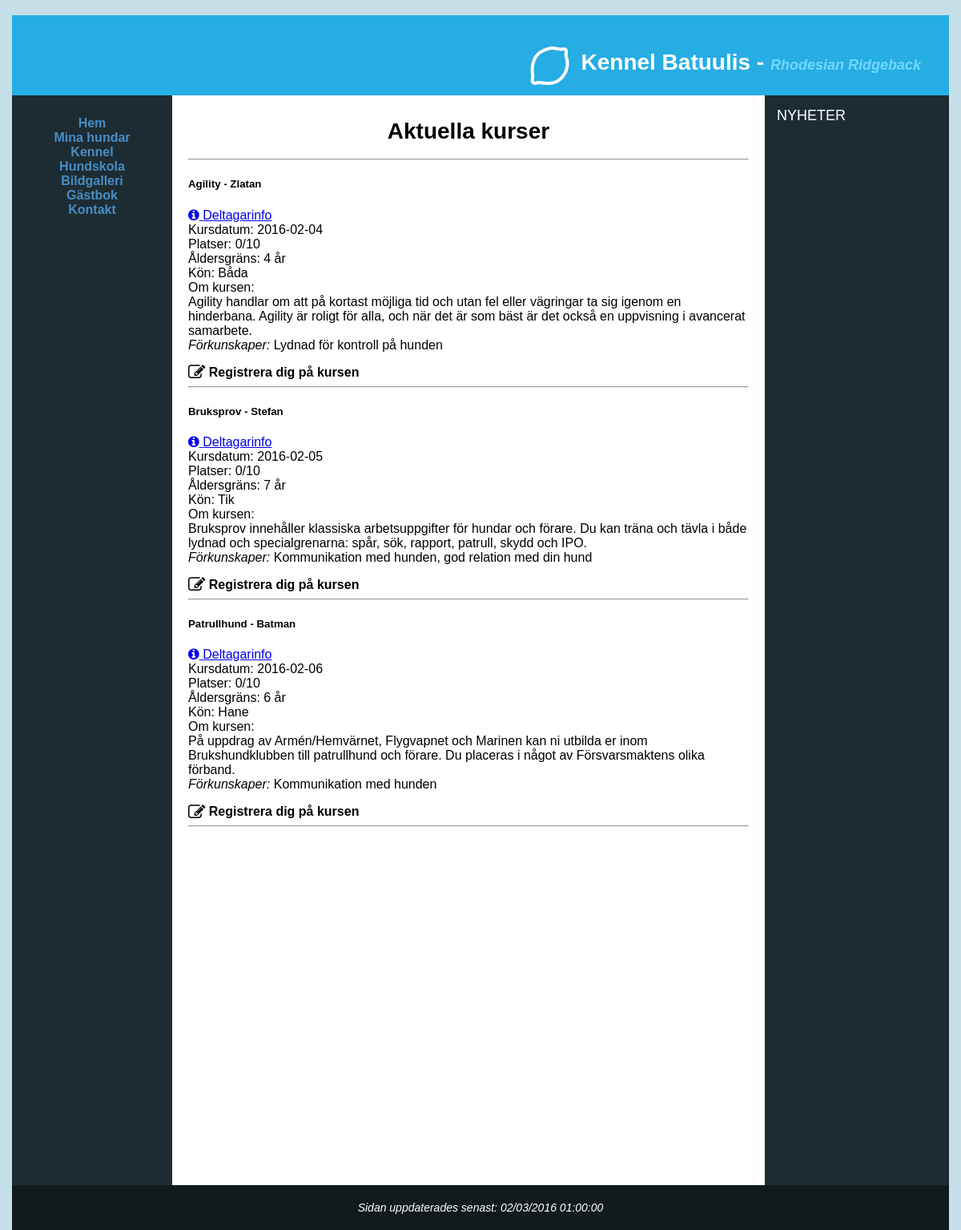
/school.php, run on an earlier commit of the app's database.
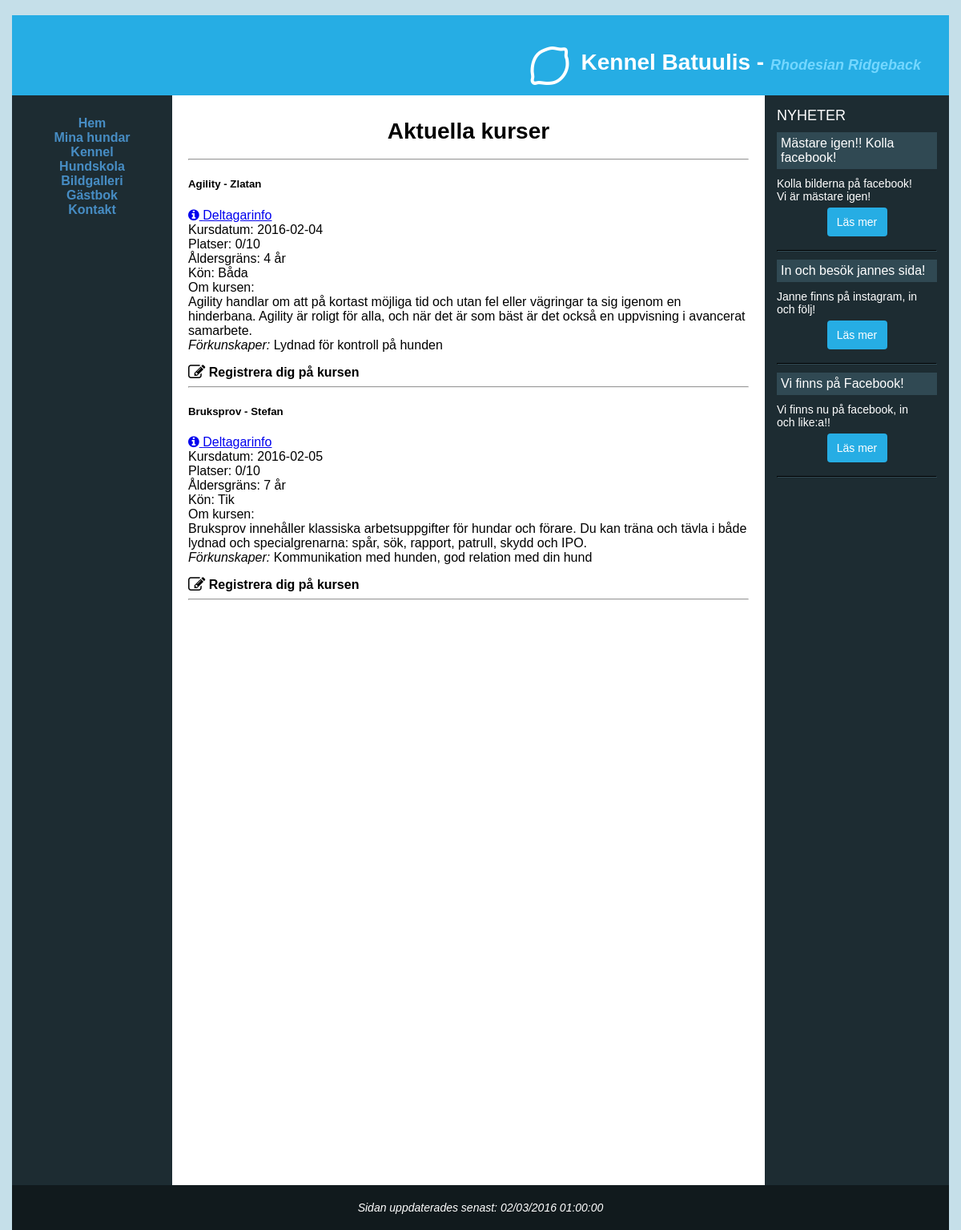
And on a later commit of the database.
### tables this page shows
CREATE TABLE DogCourse (
    `CourseName` varchar(255) NOT NULL,
    `CourseTeacher` varchar(255) NOT NULL,
    `CourseDate` date NOT NULL,
    `AgeOfDog` int NOT NULL,
    `Gender` varchar(10) NOT NULL,
    `PriorKnowledge` varchar(255),
    `CourseText` varchar(255),
    PRIMARY KEY (`CourseName`, `CourseTeacher`, `CourseDate`)
);

CREATE TABLE NewsFeed (
    `NewsTitle` varchar(255) NOT NULL,
    `CreatedAt` DATETIME NOT NULL,
    `Description` varchar(255),
    `NewsImagePath` varchar(255),
    `NewsLink` varchar(255),
    PRIMARY KEY (`NewsTitle`,`CreatedAt`)
);

### data/dbHelper.php (called while the page is built, shortened)
<?php
function result($err, $data){
	return array('err' => $err, 'data' => $data);
}
function createConnection(){
	$localhost = true;
	$db = null;
	if ($localhost){
		$db = new PDO("mysql:host=127.0.0.1;dbname=OperationDoge;charset=utf8mb4;", "root", "root");
	} else {
		$db = new PDO("mysql:host=mysqlsemi1.space2u.com;dbname=d36234_db6;", "d36234-db6", "jn9MGrOC");
	}
	$db->setAttribute( PDO::ATTR_ERRMODE, PDO::ERRMODE_EXCEPTION);
	return $db;
}
function createStatement($conn, $q, $p){
	$statement = $conn->prepare($q);
	$statement->setFetchMode(PDO::FETCH_ASSOC);
	return $statement;
}
function fetchAll($statement){
	return $statement->fetchAll();
}
function query($q, $p = NULL, $single = false){
	$err = null;
	$data = null;
	try {
		$conn = createConnection();
		$statement = createStatement($conn, $q, $p);
		$statement->execute($p);
		$data = ($single ? fetch($statement) : fetchAll($statement));
	} catch(PDOException $e){
		$err = $e;
	}
	return result($err, $data);
}
?>

### school.php (the view, shortened to what the changed rows need)
<?php
include_once 'header.php';
include_once 'aside.php';
?>
<?php
	if (isset($_POST['submit-regToCourse'])){
		if (strlen($_POST['dogName']) > 0 &&
		 	strlen($_POST['ownerName']) > 0 &&
		 	strlen($_POST['dogAge']) > 0 &&
		 	strlen($_POST['dogGender']) > 0 &&
		 	strlen($_POST['courseName']) > 0 &&
		 	strlen($_POST['courseTeacher']) > 0 &&
		 	strlen($_POST['courseDate']) > 9 &&
			strlen($_POST['email']) > 0){
			$result = query('SELECT CourseName, CourseTeacher, CourseDate, AgeOfDog, Gender, PriorKnowledge, CourseText, Participants FROM ComingCourses WHERE CourseName = :courseName AND CourseTeacher = :courseTeacher AND CourseDate = :courseDate',
				array(
					':courseName' => $_POST['courseName'],
					':courseTeacher' => $_POST['courseTeacher'],
					':courseDate' => $_POST['courseDate']
				)
			);
			if ($result['err'] == null){
				if (count($result['data']) > 0){
					$data = $result['data'];
					$foundCourse = $data[0];
					if ($foundCourse['AgeOfDog'] > $_POST['dogAge']){ $submitError = 'Kursen kräver att din hund är äldre'; }
					if ($foundCourse['Gender'] != 'B' && $foundCourse['Gender'] != $_POST['dogGender']){ $submitError = 'Kursen tar ej emot hundar av angivet kön'; }
					if (!isset($_POST['reserveSpot']) && $foundCourse['Participants'] >= 10){ $submitError = 'Kursplatserna hann ta slut, gör anmälan igen om du vill registera dig för en reservplats. Annars kan du gå tillbaka och se övriga kurser.'; }
					if (!isset($submitError)){
						$insertResult = nonquery('INSERT INTO Participant(DogName, OwnerName, AgeOfDog, Gender, ExtraInfo, DogCourse_CourseName, DogCourse_CourseTeacher, DogCourse_CourseDate, RegisterDate, Email) values(:dogName, :ownerName, :ageOfDog, :gender, :extraInfo, :courseName, :courseTeacher, :courseDate, NOW(), :email)',
							array(
								':dogName' => $_POST['dogName'],
								':ownerName' => $_POST['ownerName'],
								':ageOfDog' => $_POST['dogAge'],
								':gender' => $_POST['dogGender'],
								':extraInfo' => $_POST['extraInfo'],
								':courseName' => $_POST['courseName'],
								':courseTeacher' => $_POST['courseTeacher'],
								':courseDate' => $_POST['courseDate'],
								':email' => $_POST['email']
							)
						);
						if ($insertResult['err'] == null){
							$submitSuccess = true;
							$courseLink = 'course.php?courseName=' . $_POST['courseName'] . '&courseTeacher=' . $_POST['courseTeacher'] . '&courseDate=' . $_POST['courseDate'];
							$headers = 'From: ' . 'contact@bejtuladesign.com';
							$sent = mail(
								$_POST['email'],
								'Bekräftelse av bokning',
								'Grattis ' . $_POST['ownerName']. '! Du är nu registrerad på kursen ' . $_POST['courseName'] . ' med läraren ' . $_POST['courseTeacher'] . ' den ' . $_POST['courseDate'] . ' med din hund ' . $_POST['dogName'] . '<a href="' . $courseLink . '"> Till kursen</a>',
								$headers
							);
						} else { $submitError = 'Gick inte att registrera er på kursen, ni är redan registrerade!'; }
					}
				} else { $submitError = 'Den kurs du försöker registerar dig till finns inte!'; }
			} else { $submitError = 'Problem med att hitta kursen, prova igen!'; }
		} else { $submitError = 'Saknar värden, fyll i igen!'; }
	} else {
		$result = query('SELECT CourseName, CourseTeacher, CourseDate, AgeOfDog, Gender, PriorKnowledge, CourseText, Participants FROM ComingCourses');
		if ($result['err'] == null){ $courses = $result['data']; }
		else { $coursesError = "Gick inte att läsa kommande kurser"; }
	}
?>
<main class="height-uv">
	<div class="container">
		<h1 style="text-align: center;">Aktuella kurser</h1>
		<hr>
		<?php
			if (isset($courses)){
				foreach($courses as $key => $c){
					$tempGender = $c['Gender'];
					if ($tempGender == 'F'){
						$tempGender = 'Tik';
					} else if ($tempGender == 'M'){
						$tempGender = 'Hane';
					} else {
						$tempGender = 'Båda';
					}
					echo
						'<div class="row">' .
						'<div class="twelve columns">' .
						'<h5 class="courseInfoHeader">'. $c['CourseName'] .' - '. $c['CourseTeacher'] . '</h5> ' .
						'<label><a href="course.php?courseName=' . $c['CourseName'] . '&courseTeacher=' . $c['CourseTeacher'] . '&courseDate=' . $c['CourseDate'] . '"><i class="fa fa-info-circle"></i> Deltagarinfo</a></label>' .
						'<label>Kursdatum: <span class="label-value course-date">' . $c['CourseDate'] . '</span></label>' .
						'<label>Platser: <span class="label-value"><span class="numOfParticipants">' . $c['Participants'] . '</span>/10</span></label>' .
						'<label>Åldersgräns: <span class="label-value">' . $c['AgeOfDog'] . ' år</span></label>' .
						'<label>Kön: <span class="label-value">' . $tempGender . '</span></label>' .
						'<label>Om kursen: </label>' .
						'<p>' . $c['CourseText'] . '<br><i>Förkunskaper: </i>' . $c['PriorKnowledge'] .'</p>' .
						'<span class="reg-course" id="course'. $key .'"><i class="fa fa-pencil-square-o fa-lg"></i><b> Registrera dig på kursen </b></span>' .
						'</div>' .
						'</div>' .
						'<hr>';
				}
			}
		?>
	</div>
</main>
<?php
include_once 'footer.php';
?>

### aside.php (shortened to what the changed rows need)
<aside>
	<?php
	$result = query("SELECT NewsTitle, CreatedAt, Description, NewsImagePath, NewsLink FROM NewsFeed ORDER BY CreatedAt DESC LIMIT 3");
	$newsFeedData = $result['data'];
	foreach($newsFeedData as $key => $n){
		echo '<div class="sidebar-item">';
		echo '<div class="news-title">';
		echo $n['NewsTitle'];
		echo '</div>';
		echo '<div class="news-desc">';
		echo $n['Description'];
		echo '</div>';
		if(strlen($n['NewsLink']) > 0){
			echo '<br><a href="'.$n['NewsLink'].'" class="news-more">Läs mer</a>';
		}
		echo '<hr class="newsfeed-sep">';
		echo '</div>';
	}
	?>
</aside>

What changed in the data, as far as the page shows it:
removed dogcourse: CourseName "Patrullhund", CourseTeacher "Batman", CourseDate "2016-02-06", Participants "0", AgeOfDog "6", Gender "Hane", CourseText "På uppdrag av Armén/Hemvärnet, Flygvapnet och Marinen kan ni utbilda er inom Brukshundklubben till patrullhund och förare. Du placeras i något av Försvarsmaktens olika förband.", PriorKnowledge "Kommunikation med hunden"
added newsfeed: NewsTitle "Mästare igen!! Kolla facebook!", Description "Kolla bilderna på facebook! Vi är mästare igen!"
added newsfeed: NewsTitle "In och besök jannes sida!", Description "Janne finns på instagram, in och följ!"
added newsfeed: NewsTitle "Vi finns på Facebook!", Description "Vi finns nu på facebook, in och like:a!!"
